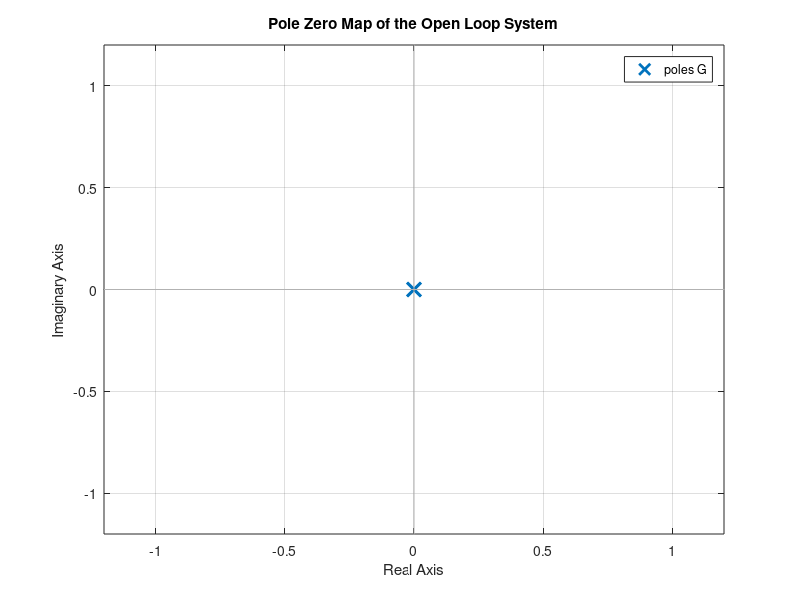

Source code (MATLAB):
s = tf('s'); 
 
alpha = 0; 
 
m = 0.11; 
R = 0.015; 
d = 0.03; 
g = -9.8; 
L = 1.0; 
I = 0.00000999; 
 
Y = -m*g*(d/L); 
Theta = (s^2)*((I/R^2)+m); 
 
G = Y/Theta; 
 
p = pole(G); 
disp('Open Loop Poles of the System are:'); 
disp(p); 
 
figure; 
pzmap(G); 
title('Pole Zero Map of the Open Loop System'); 
grid on; 
